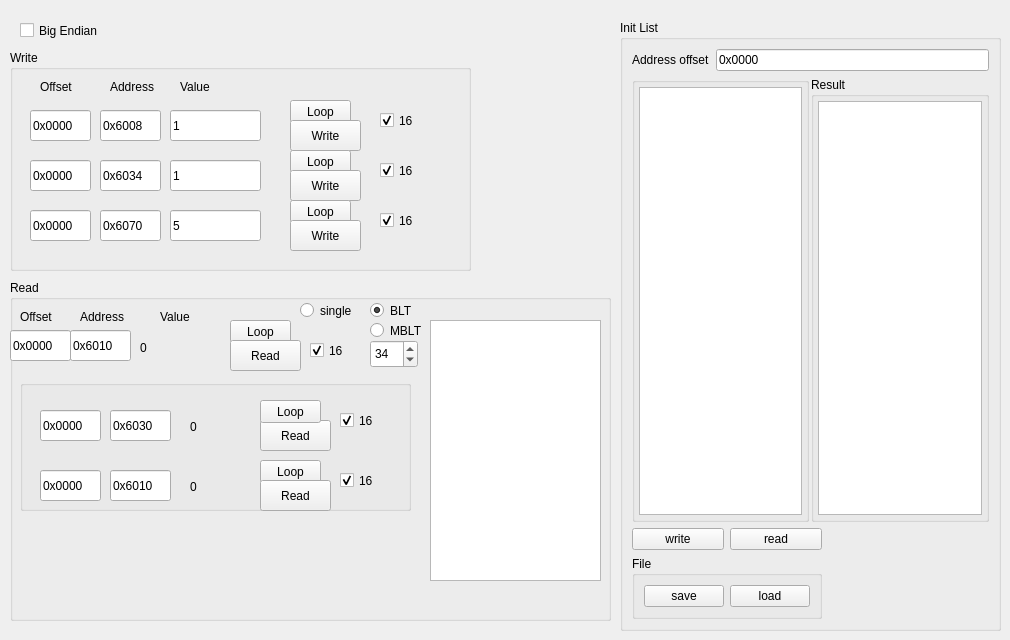
   <widget class="QWidget" name="Init">
    <attribute name="title">
     <string>Init</string>
    </attribute>
    <widget class="QCheckBox" name="bigEndian">
     <property name="geometry">
      <rect>
       <x>20</x>
       <y>20</y>
       <width>111</width>
       <height>21</height>
      </rect>
     </property>
     <property name="text">
      <string>Big Endian</string>
     </property>
    </widget>
    <widget class="QGroupBox" name="writeBox">
     <property name="geometry">
      <rect>
       <x>10</x>
       <y>50</y>
       <width>461</width>
       <height>221</height>
      </rect>
     </property>
     <property name="title">
      <string>Write</string>
     </property>
     <widget class="QLineEdit" name="writeOffset">
      <property name="geometry">
       <rect>
        <x>20</x>
        <y>60</y>
        <width>61</width>
        <height>31</height>
       </rect>
      </property>
      <property name="text">
       <string>0x0000</string>
      </property>
     </widget>
     <widget class="QLineEdit" name="writeAddr">
      <property name="geometry">
       <rect>
        <x>90</x>
        <y>60</y>
        <width>61</width>
        <height>31</height>
       </rect>
      </property>
      <property name="text">
       <string>0x6008</string>
      </property>
     </widget>
     <widget class="QLineEdit" name="writeValue">
      <property name="geometry">
       <rect>
        <x>160</x>
        <y>60</y>
        <width>91</width>
        <height>31</height>
       </rect>
      </property>
      <property name="text">
       <string>1</string>
      </property>
     </widget>
     <widget class="QLabel" name="label">
      <property name="geometry">
       <rect>
        <x>30</x>
        <y>30</y>
        <width>57</width>
        <height>14</height>
       </rect>
      </property>
      <property name="text">
       <string>Offset</string>
      </property>
     </widget>
     <widget class="QLabel" name="label_2">
      <property name="geometry">
       <rect>
        <x>100</x>
        <y>30</y>
        <width>57</width>
        <height>14</height>
       </rect>
      </property>
      <property name="text">
       <string>Address</string>
      </property>
     </widget>
     <widget class="QLabel" name="label_3">
      <property name="geometry">
       <rect>
        <x>170</x>
        <y>30</y>
        <width>57</width>
        <height>14</height>
       </rect>
      </property>
      <property name="text">
       <string>Value</string>
      </property>
     </widget>
     <widget class="QPushButton" name="writeLoop">
      <property name="geometry">
       <rect>
        <x>280</x>
        <y>50</y>
        <width>61</width>
        <height>23</height>
       </rect>
      </property>
      <property name="text">
       <string>Loop</string>
      </property>
      <property name="checkable">
       <bool>true</bool>
      </property>
     </widget>
     <widget class="QPushButton" name="sendVme">
      <property name="geometry">
       <rect>
        <x>280</x>
        <y>70</y>
        <width>71</width>
        <height>31</height>
       </rect>
      </property>
      <property name="text">
       <string>Write</string>
      </property>
      <property name="checkable">
       <bool>false</bool>
      </property>
     </widget>
     <widget class="QCheckBox" name="write16">
      <property name="geometry">
       <rect>
        <x>370</x>
        <y>60</y>
        <width>51</width>
        <height>21</height>
       </rect>
      </property>
      <property name="text">
       <string>16</string>
      </property>
      <property name="checked">
       <bool>true</bool>
      </property>
     </widget>
     <widget class="QLineEdit" name="writeOffset_2">
      <property name="geometry">
       <rect>
        <x>20</x>
        <y>110</y>
        <width>61</width>
        <height>31</height>
       </rect>
      </property>
      <property name="text">
       <string>0x0000</string>
      </property>
     </widget>
     <widget class="QLineEdit" name="writeValue_2">
      <property name="geometry">
       <rect>
        <x>160</x>
        <y>110</y>
        <width>91</width>
        <height>31</height>
       </rect>
      </property>
      <property name="text">
       <string>1</string>
      </property>
     </widget>
     <widget class="QCheckBox" name="write16_2">
      <property name="geometry">
       <rect>
        <x>370</x>
        <y>110</y>
        <width>51</width>
        <height>21</height>
       </rect>
      </property>
      <property name="text">
       <string>16</string>
      </property>
      <property name="checked">
       <bool>true</bool>
      </property>
     </widget>
     <widget class="QPushButton" name="writeLoop_2">
      <property name="geometry">
       <rect>
        <x>280</x>
        <y>100</y>
        <width>61</width>
        <height>23</height>
       </rect>
      </property>
      <property name="text">
       <string>Loop</string>
      </property>
      <property name="checkable">
       <bool>true</bool>
      </property>
     </widget>
     <widget class="QPushButton" name="sendVme_2">
      <property name="geometry">
       <rect>
        <x>280</x>
        <y>120</y>
        <width>71</width>
        <height>31</height>
       </rect>
      </property>
      <property name="text">
       <string>Write</string>
      </property>
      <property name="checkable">
       <bool>false</bool>
      </property>
     </widget>
     <widget class="QLineEdit" name="writeAddr_2">
      <property name="geometry">
       <rect>
        <x>90</x>
        <y>110</y>
        <width>61</width>
        <height>31</height>
       </rect>
      </property>
      <property name="text">
       <string>0x6034</string>
      </property>
     </widget>
     <widget class="QCheckBox" name="write16_3">
      <property name="geometry">
       <rect>
        <x>370</x>
        <y>160</y>
        <width>51</width>
        <height>21</height>
       </rect>
      </property>
      <property name="text">
       <string>16</string>
      </property>
      <property name="checked">
       <bool>true</bool>
      </property>
     </widget>
     <widget class="QPushButton" name="writeLoop_3">
      <property name="geometry">
       <rect>
        <x>280</x>
        <y>150</y>
        <width>61</width>
        <height>23</height>
       </rect>
      </property>
      <property name="text">
       <string>Loop</string>
      </property>
      <property name="checkable">
       <bool>true</bool>
      </property>
     </widget>
     <widget class="QLineEdit" name="writeOffset_3">
      <property name="geometry">
       <rect>
        <x>20</x>
        <y>160</y>
        <width>61</width>
        <height>31</height>
       </rect>
      </property>
      <property name="text">
       <string>0x0000</string>
      </property>
     </widget>
     <widget class="QPushButton" name="sendVme_3">
      <property name="geometry">
       <rect>
        <x>280</x>
        <y>170</y>
        <width>71</width>
        <height>31</height>
       </rect>
      </property>
      <property name="text">
       <string>Write</string>
      </property>
      <property name="checkable">
       <bool>false</bool>
      </property>
     </widget>
     <widget class="QLineEdit" name="writeAddr_3">
      <property name="geometry">
       <rect>
        <x>90</x>
        <y>160</y>
        <width>61</width>
        <height>31</height>
       </rect>
      </property>
      <property name="text">
       <string>0x6070</string>
      </property>
     </widget>
     <widget class="QLineEdit" name="writeValue_3">
      <property name="geometry">
       <rect>
        <x>160</x>
        <y>160</y>
        <width>91</width>
        <height>31</height>
       </rect>
      </property>
      <property name="text">
       <string>5</string>
      </property>
     </widget>
    </widget>
    <widget class="QGroupBox" name="groupBox_2">
     <property name="geometry">
      <rect>
       <x>10</x>
       <y>280</y>
       <width>601</width>
       <height>341</height>
      </rect>
     </property>
     <property name="title">
      <string>Read</string>
     </property>
     <widget class="QLineEdit" name="readOffset">
      <property name="geometry">
       <rect>
        <x>0</x>
        <y>50</y>
        <width>61</width>
        <height>31</height>
       </rect>
      </property>
      <property name="text">
       <string>0x0000</string>
      </property>
     </widget>
     <widget class="QLineEdit" name="readAddr">
      <property name="geometry">
       <rect>
        <x>60</x>
        <y>50</y>
        <width>61</width>
        <height>31</height>
       </rect>
      </property>
      <property name="text">
       <string>0x6010</string>
      </property>
     </widget>
     <widget class="QLabel" name="label_4">
      <property name="geometry">
       <rect>
        <x>10</x>
        <y>30</y>
        <width>57</width>
        <height>14</height>
       </rect>
      </property>
      <property name="text">
       <string>Offset</string>
      </property>
     </widget>
     <widget class="QLabel" name="label_5">
      <property name="geometry">
       <rect>
        <x>70</x>
        <y>30</y>
        <width>57</width>
        <height>14</height>
       </rect>
      </property>
      <property name="text">
       <string>Address</string>
      </property>
     </widget>
     <widget class="QLabel" name="label_6">
      <property name="geometry">
       <rect>
        <x>150</x>
        <y>30</y>
        <width>57</width>
        <height>14</height>
       </rect>
      </property>
      <property name="text">
       <string>Value</string>
      </property>
     </widget>
     <widget class="QPushButton" name="readLoop">
      <property name="geometry">
       <rect>
        <x>220</x>
        <y>40</y>
        <width>61</width>
        <height>23</height>
       </rect>
      </property>
      <property name="text">
       <string>Loop</string>
      </property>
      <property name="checkable">
       <bool>true</bool>
      </property>
     </widget>
     <widget class="QPushButton" name="getVme">
      <property name="geometry">
       <rect>
        <x>220</x>
        <y>60</y>
        <width>71</width>
        <height>31</height>
       </rect>
      </property>
      <property name="text">
       <string>Read</string>
      </property>
      <property name="checkable">
       <bool>false</bool>
      </property>
     </widget>
     <widget class="QCheckBox" name="read16">
      <property name="geometry">
       <rect>
        <x>300</x>
        <y>60</y>
        <width>51</width>
        <height>21</height>
       </rect>
      </property>
      <property name="text">
       <string>16</string>
      </property>
      <property name="checked">
       <bool>true</bool>
      </property>
     </widget>
     <widget class="QLabel" name="readValue">
      <property name="geometry">
       <rect>
        <x>130</x>
        <y>60</y>
        <width>81</width>
        <height>16</height>
       </rect>
      </property>
      <property name="text">
       <string>0</string>
      </property>
     </widget>
     <widget class="QTextEdit" name="bltResult">
      <property name="geometry">
       <rect>
        <x>420</x>
        <y>40</y>
        <width>171</width>
        <height>261</height>
       </rect>
      </property>
     </widget>
     <widget class="QGroupBox" name="groupBox_3">
      <property name="geometry">
       <rect>
        <x>10</x>
        <y>100</y>
        <width>391</width>
        <height>131</height>
       </rect>
      </property>
      <property name="title">
       <string/>
      </property>
      <widget class="QCheckBox" name="read16_3">
       <property name="geometry">
        <rect>
         <x>320</x>
         <y>90</y>
         <width>51</width>
         <height>21</height>
        </rect>
       </property>
       <property name="text">
        <string>16</string>
       </property>
       <property name="checked">
        <bool>true</bool>
       </property>
      </widget>
      <widget class="QLineEdit" name="readAddr_2">
       <property name="geometry">
        <rect>
         <x>90</x>
         <y>30</y>
         <width>61</width>
         <height>31</height>
        </rect>
       </property>
       <property name="text">
        <string>0x6030</string>
       </property>
      </widget>
      <widget class="QLineEdit" name="readAddr_3">
       <property name="geometry">
        <rect>
         <x>90</x>
         <y>90</y>
         <width>61</width>
         <height>31</height>
        </rect>
       </property>
       <property name="text">
        <string>0x6010</string>
       </property>
      </widget>
      <widget class="QCheckBox" name="read16_2">
       <property name="geometry">
        <rect>
         <x>320</x>
         <y>30</y>
         <width>51</width>
         <height>21</height>
        </rect>
       </property>
       <property name="text">
        <string>16</string>
       </property>
       <property name="checked">
        <bool>true</bool>
       </property>
      </widget>
      <widget class="QLineEdit" name="readOffset_3">
       <property name="geometry">
        <rect>
         <x>20</x>
         <y>90</y>
         <width>61</width>
         <height>31</height>
        </rect>
       </property>
       <property name="text">
        <string>0x0000</string>
       </property>
      </widget>
      <widget class="QPushButton" name="getVme_2">
       <property name="geometry">
        <rect>
         <x>240</x>
         <y>40</y>
         <width>71</width>
         <height>31</height>
        </rect>
       </property>
       <property name="text">
        <string>Read</string>
       </property>
       <property name="checkable">
        <bool>false</bool>
       </property>
      </widget>
      <widget class="QPushButton" name="readLoop_3">
       <property name="geometry">
        <rect>
         <x>240</x>
         <y>80</y>
         <width>61</width>
         <height>23</height>
        </rect>
       </property>
       <property name="text">
        <string>Loop</string>
       </property>
       <property name="checkable">
        <bool>true</bool>
       </property>
      </widget>
      <widget class="QLabel" name="readValue_2">
       <property name="geometry">
        <rect>
         <x>170</x>
         <y>40</y>
         <width>57</width>
         <height>14</height>
        </rect>
       </property>
       <property name="text">
        <string>0</string>
       </property>
      </widget>
      <widget class="QLineEdit" name="readOffset_2">
       <property name="geometry">
        <rect>
         <x>20</x>
         <y>30</y>
         <width>61</width>
         <height>31</height>
        </rect>
       </property>
       <property name="text">
        <string>0x0000</string>
       </property>
      </widget>
      <widget class="QLabel" name="readValue_3">
       <property name="geometry">
        <rect>
         <x>170</x>
         <y>100</y>
         <width>57</width>
         <height>14</height>
        </rect>
       </property>
       <property name="text">
        <string>0</string>
       </property>
      </widget>
      <widget class="QPushButton" name="readLoop_2">
       <property name="geometry">
        <rect>
         <x>240</x>
         <y>20</y>
         <width>61</width>
         <height>23</height>
        </rect>
       </property>
       <property name="text">
        <string>Loop</string>
       </property>
       <property name="checkable">
        <bool>true</bool>
       </property>
      </widget>
      <widget class="QPushButton" name="getVme_3">
       <property name="geometry">
        <rect>
         <x>240</x>
         <y>100</y>
         <width>71</width>
         <height>31</height>
        </rect>
       </property>
       <property name="text">
        <string>Read</string>
       </property>
       <property name="checkable">
        <bool>false</bool>
       </property>
      </widget>
     </widget>
     <widget class="QRadioButton" name="readSingle">
      <property name="geometry">
       <rect>
        <x>290</x>
        <y>20</y>
        <width>71</width>
        <height>21</height>
       </rect>
      </property>
      <property name="text">
       <string>single</string>
      </property>
      <attribute name="buttonGroup">
       <string notr="true">readModeGroup</string>
      </attribute>
     </widget>
     <widget class="QRadioButton" name="readBlt">
      <property name="geometry">
       <rect>
        <x>360</x>
        <y>20</y>
        <width>71</width>
        <height>21</height>
       </rect>
      </property>
      <property name="text">
       <string>BLT</string>
      </property>
      <property name="checked">
       <bool>true</bool>
      </property>
      <attribute name="buttonGroup">
       <string notr="true">readModeGroup</string>
      </attribute>
     </widget>
     <widget class="QRadioButton" name="readMblt">
      <property name="geometry">
       <rect>
        <x>360</x>
        <y>40</y>
        <width>71</width>
        <height>21</height>
       </rect>
      </property>
      <property name="text">
       <string>MBLT</string>
      </property>
      <attribute name="buttonGroup">
       <string notr="true">readModeGroup</string>
      </attribute>
     </widget>
     <widget class="QSpinBox" name="readBltsize">
      <property name="geometry">
       <rect>
        <x>360</x>
        <y>60</y>
        <width>48</width>
        <height>28</height>
       </rect>
      </property>
      <property name="minimum">
       <number>1</number>
      </property>
      <property name="maximum">
       <number>254</number>
      </property>
      <property name="value">
       <number>34</number>
      </property>
     </widget>
    </widget>
    <widget class="QGroupBox" name="groupBox">
     <property name="geometry">
      <rect>
       <x>620</x>
       <y>20</y>
       <width>381</width>
       <height>611</height>
      </rect>
     </property>
     <property name="font">
      <font>
       <pointsize>9</pointsize>
       <weight>50</weight>
       <bold>false</bold>
      </font>
     </property>
     <property name="title">
      <string>Init List</string>
     </property>
     <layout class="QGridLayout" name="gridLayout_5">
      <item row="0" column="0" colspan="2">
       <layout class="QHBoxLayout" name="horizontalLayout_6">
        <item>
         <widget class="QLabel" name="label_41">
          <property name="text">
           <string>Address offset</string>
          </property>
         </widget>
        </item>
        <item>
         <widget class="QLineEdit" name="memoryOffset">
          <property name="text">
           <string>0x0000</string>
          </property>
         </widget>
        </item>
       </layout>
      </item>
      <item row="1" column="0" colspan="2">
       <layout class="QHBoxLayout" name="horizontalLayout_5">
        <property name="spacing">
         <number>2</number>
        </property>
        <item>
         <widget class="QGroupBox" name="groupBox_17">
          <property name="title">
           <string/>
          </property>
          <layout class="QGridLayout" name="gridLayout_3">
           <property name="leftMargin">
            <number>4</number>
           </property>
           <property name="topMargin">
            <number>4</number>
           </property>
           <property name="rightMargin">
            <number>4</number>
           </property>
           <property name="bottomMargin">
            <number>4</number>
           </property>
           <item row="0" column="0">
            <widget class="QTextEdit" name="memoryInput">
             <property name="font">
              <font>
               <family>Monospace</family>
              </font>
             </property>
             <property name="lineWrapMode">
              <enum>QTextEdit::NoWrap</enum>
             </property>
             <property name="html">
              <string>&lt;!DOCTYPE HTML PUBLIC &quot;-//W3C//DTD HTML 4.0//EN&quot; &quot;http://www.w3.org/TR/REC-html40/strict.dtd&quot;&gt;
&lt;html&gt;&lt;head&gt;&lt;meta name=&quot;qrichtext&quot; content=&quot;1&quot; /&gt;&lt;style type=&quot;text/css&quot;&gt;
p, li { white-space: pre-wrap; }
&lt;/style&gt;&lt;/head&gt;&lt;body style=&quot; font-family:'Monospace'; font-size:9pt; font-weight:400; font-style:normal;&quot;&gt;
&lt;p style=&quot;-qt-paragraph-type:empty; margin-top:0px; margin-bottom:0px; margin-left:0px; margin-right:0px; -qt-block-indent:0; text-indent:0px; font-family:'Cantarell';&quot;&gt;&lt;br /&gt;&lt;/p&gt;&lt;/body&gt;&lt;/html&gt;</string>
             </property>
             <property name="acceptRichText">
              <bool>false</bool>
             </property>
            </widget>
           </item>
          </layout>
         </widget>
        </item>
        <item>
         <widget class="QGroupBox" name="groupBox_4">
          <property name="title">
           <string>Result</string>
          </property>
          <layout class="QGridLayout" name="gridLayout_2">
           <property name="leftMargin">
            <number>4</number>
           </property>
           <property name="topMargin">
            <number>4</number>
           </property>
           <property name="rightMargin">
            <number>4</number>
           </property>
           <property name="bottomMargin">
            <number>4</number>
           </property>
           <item row="0" column="0">
            <widget class="QTextEdit" name="memoryOutput">
             <property name="font">
              <font>
               <family>Monospace</family>
              </font>
             </property>
             <property name="lineWrapMode">
              <enum>QTextEdit::NoWrap</enum>
             </property>
             <property name="acceptRichText">
              <bool>false</bool>
             </property>
            </widget>
           </item>
          </layout>
         </widget>
        </item>
       </layout>
      </item>
      <item row="2" column="0">
       <layout class="QHBoxLayout" name="horizontalLayout_7">
        <item>
         <widget class="QPushButton" name="pb_writeMemory">
          <property name="text">
           <string>write</string>
          </property>
         </widget>
        </item>
        <item>
         <widget class="QPushButton" name="pb_readMemory">
          <property name="text">
           <string>read</string>
          </property>
         </widget>
        </item>
       </layout>
      </item>
      <item row="2" column="1">
       <spacer name="horizontalSpacer">
        <property name="orientation">
         <enum>Qt::Horizontal</enum>
        </property>
        <property name="sizeHint" stdset="0">
         <size>
          <width>144</width>
          <height>20</height>
         </size>
        </property>
       </spacer>
      </item>
      <item row="3" column="0">
       <widget class="QGroupBox" name="groupBox_5">
        <property name="title">
         <string>File</string>
        </property>
        <layout class="QGridLayout" name="gridLayout_4">
         <item row="0" column="0">
          <widget class="QPushButton" name="pb_saveMemoryFile">
           <property name="text">
            <string>save</string>
           </property>
          </widget>
         </item>
         <item row="0" column="1">
          <widget class="QPushButton" name="pb_loadMemoryFile">
           <property name="text">
            <string>load</string>
           </property>
          </widget>
         </item>
        </layout>
       </widget>
      </item>
      <item row="3" column="1">
       <spacer name="horizontalSpacer_2">
        <property name="orientation">
         <enum>Qt::Horizontal</enum>
        </property>
        <property name="sizeHint" stdset="0">
         <size>
          <width>144</width>
          <height>20</height>
         </size>
        </property>
       </spacer>
      </item>
     </layout>
    </widget>
    <zorder>writeBox</zorder>
    <zorder>groupBox_2</zorder>
    <zorder>bigEndian</zorder>
    <zorder>groupBox</zorder>
   </widget>
